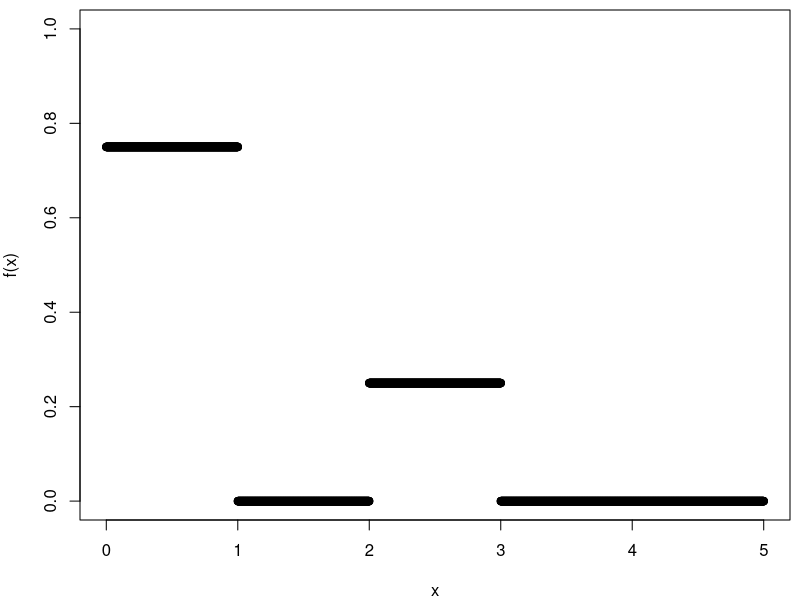
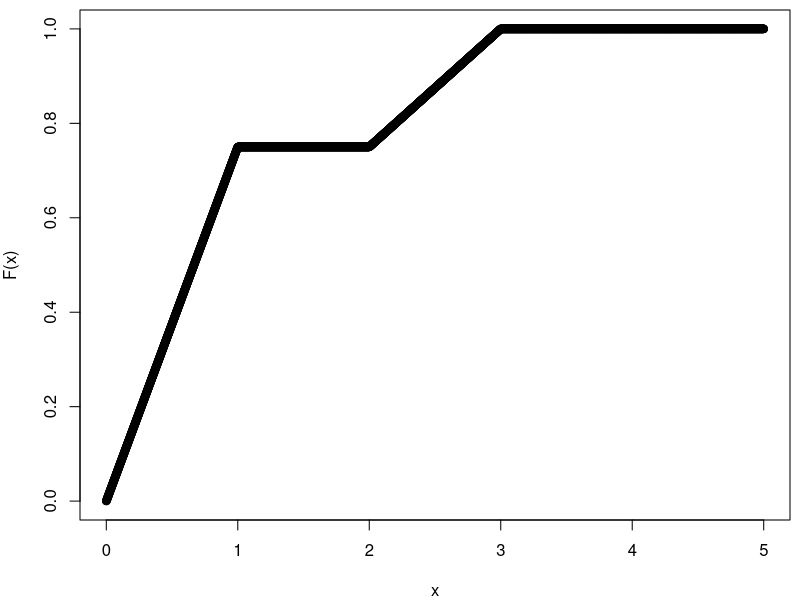

The R script that drew these images, in order:
#5.1a Graph for f
f <- function(x){
  0.75*(0<=x & x<=1)+0.25*(2<=x & x<=3)+0
}
 
x <- seq(0,5,0.001) 
par(mai = c(0.8, 0.8, 0.1, 0.1))
plot(x,f(x),type="p",ylim=c(0,1))

#########################################################################
#5.1b Graph for F
F <- function(x){
  0.75*x*(0<=x & x<=1)+0.75*(1<=x & x<=2)+(x/4+1/4)*(2<=x & x<=3) + 1*(x>3) + 0
}

plot(x,F(x),type="p",ylim=c(0,1))
